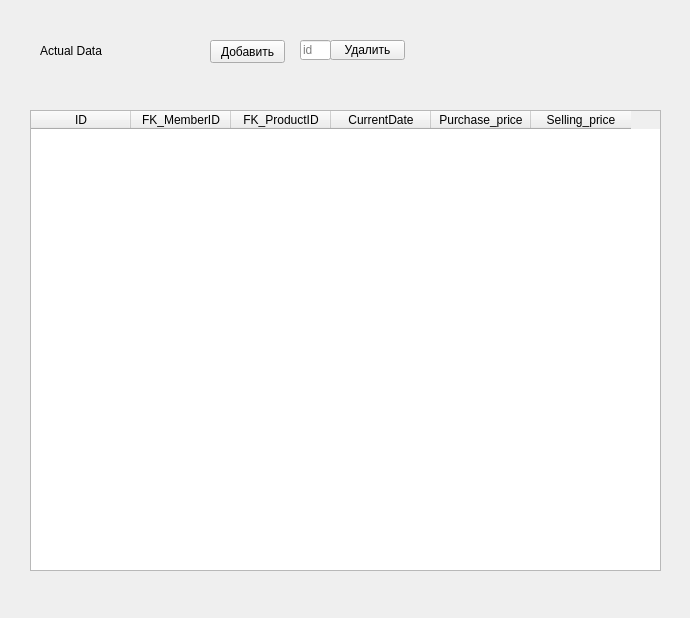
<?xml version="1.0" encoding="UTF-8"?>
<ui version="4.0">
 <class>Form</class>
 <widget class="QWidget" name="Form">
  <property name="geometry">
   <rect>
    <x>0</x>
    <y>0</y>
    <width>690</width>
    <height>618</height>
   </rect>
  </property>
  <property name="windowTitle">
   <string>Form</string>
  </property>
  <widget class="QTableWidget" name="tableWidget">
   <property name="geometry">
    <rect>
     <x>30</x>
     <y>110</y>
     <width>631</width>
     <height>461</height>
    </rect>
   </property>
   <column>
    <property name="text">
     <string>ID</string>
    </property>
   </column>
   <column>
    <property name="text">
     <string>FK_MemberID</string>
    </property>
   </column>
   <column>
    <property name="text">
     <string>FK_ProductID</string>
    </property>
   </column>
   <column>
    <property name="text">
     <string>CurrentDate</string>
    </property>
   </column>
   <column>
    <property name="text">
     <string>Purchase_price</string>
    </property>
   </column>
   <column>
    <property name="text">
     <string>Selling_price</string>
    </property>
   </column>
  </widget>
  <widget class="QLabel" name="label">
   <property name="geometry">
    <rect>
     <x>40</x>
     <y>20</y>
     <width>171</width>
     <height>61</height>
    </rect>
   </property>
   <property name="styleSheet">
    <string notr="true">font: 24pt &quot;Times New Roman&quot;;</string>
   </property>
   <property name="text">
    <string>Actual Data</string>
   </property>
  </widget>
  <widget class="QPushButton" name="add">
   <property name="geometry">
    <rect>
     <x>210</x>
     <y>40</y>
     <width>75</width>
     <height>23</height>
    </rect>
   </property>
   <property name="text">
    <string>Добавить</string>
   </property>
  </widget>
  <widget class="QLineEdit" name="id">
   <property name="geometry">
    <rect>
     <x>300</x>
     <y>40</y>
     <width>31</width>
     <height>20</height>
    </rect>
   </property>
   <property name="placeholderText">
    <string>id</string>
   </property>
  </widget>
  <widget class="QPushButton" name="dell">
   <property name="geometry">
    <rect>
     <x>330</x>
     <y>40</y>
     <width>75</width>
     <height>20</height>
    </rect>
   </property>
   <property name="text">
    <string>Удалить</string>
   </property>
  </widget>
 </widget>
 <resources/>
 <connections/>
</ui>
